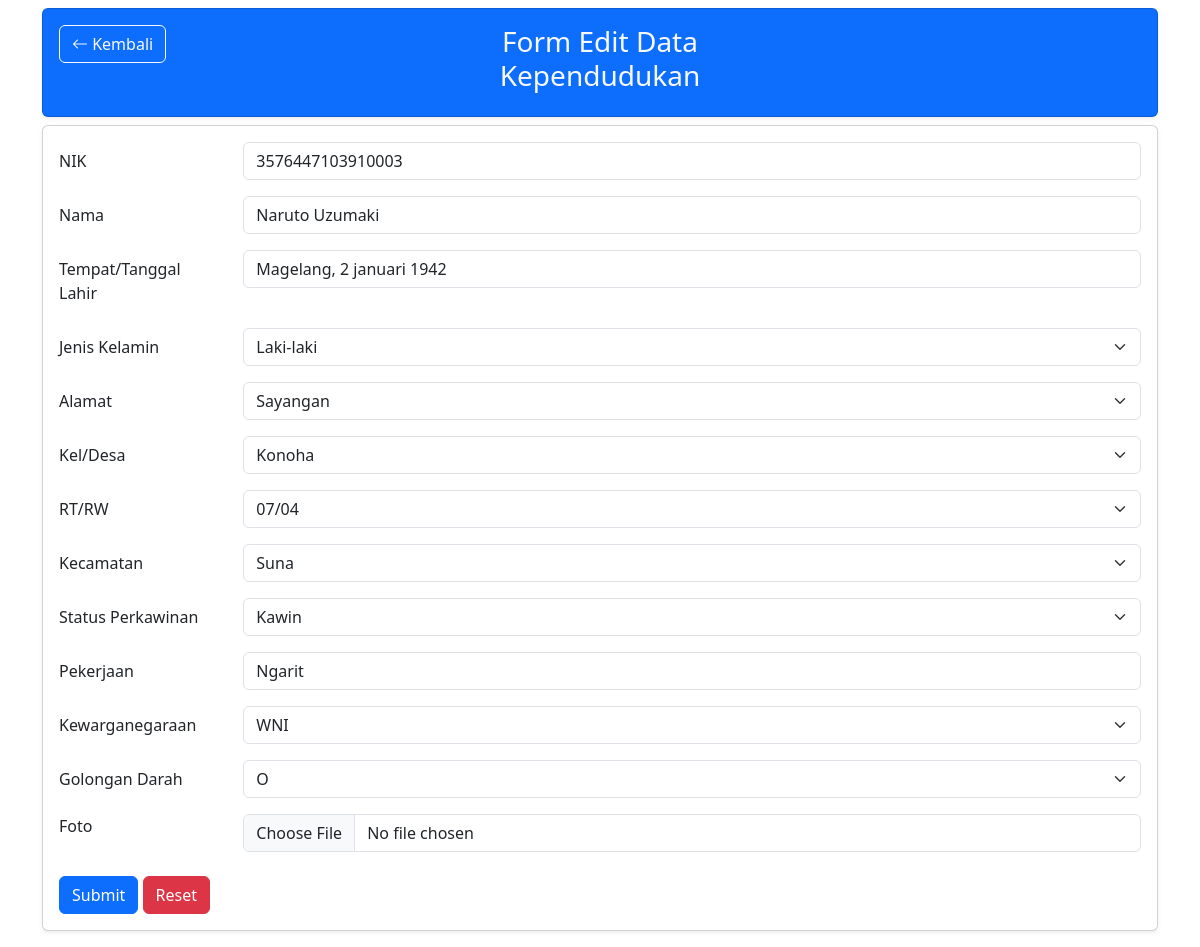
The page /halamanEditDataPenduduk.php?nik=4df890015e7ab7b7da83f7329a2c5a674f74b5dadf01ecc81598b80daaa3edbb (signed in) on the database its author committed.
### tables this page shows
CREATE TABLE `penduduk` (
  `nik` varchar(255) NOT NULL,
  `nama` varchar(255) NOT NULL,
  `ttl` varchar(255) NOT NULL,
  `jenis_kelamin` varchar(255) NOT NULL,
  `alamat` varchar(255) NOT NULL,
  `rtrw` varchar(255) NOT NULL,
  `keldesa` varchar(255) NOT NULL,
  `kecamatan` varchar(255) NOT NULL,
  `status_perkawinan` varchar(255) NOT NULL,
  `pekerjaan` varchar(255) NOT NULL,
  `kewarganegaraan` varchar(255) NOT NULL,
  `golD` varchar(255) NOT NULL,
  `gambar` varchar(500) NOT NULL,
  `hash_nik` varchar(255) NOT NULL
);

### halamanEditDataPenduduk.php (the view, shortened to what this page needs)
<?php
include('connect.php');
$nik = $_GET['nik'];
?>
<!doctype html>
<html lang="en">
  <head>
    <link href="https://cdn.jsdelivr.net/npm/bootstrap@5.3.2/dist/css/bootstrap.min.css" rel="stylesheet">
    <link rel="stylesheet" href="https://cdn.jsdelivr.net/npm/bootstrap-icons@1.11.1/font/bootstrap-icons.css">
  </head>
  <body>
<div class="container mt-2 mb-2">
<div class="card shadow-sm bg-primary">
  <div class="card-body">
  <div class="row">
    <div class="col-4">
        <a href="halamanDataPenduduk.php">
        <button type="button" class="btn btn-outline-light content-start"><i class="bi bi-arrow-left"></i> Kembali</button>
        </a>
    </div>
    <div class="col-4">
      <h3 class="text-light text-center">Form Edit Data Kependudukan</h3>
    </div>
    <div class="col-4">
      </div>
 </div>
  </div>
</div>
</div>
<?php
$keyAes = 'makanmakanmakanp';
$ivAes = '12345678abcdefgh';;
$chiperAlgo= 'AES-128-CBC';
$options = 0;
$query = "SELECT * FROM penduduk WHERE hash_nik = '$nik'";
$result = mysqli_query($conn, $query);
$datum = mysqli_fetch_assoc($result);
?>
<div class="container mt-2 mb-3">
    <div class="card shadow-sm">
      <div class="card-body">
      <form action="" method="post" enctype="multipart/form-data">
  <div class="mb-3 row">
    <label for="nik" class="col-sm-2 col-form-label">NIK</label>
    <div class="col-sm-10">
      <input type="text" class="form-control" readonly id="nik" name="nik" value="<?= openssl_decrypt( $datum["nik"],$chiperAlgo,$keyAes, $options, $ivAes)?>">
    </div>
  </div>
  <div class="mb-3 row">
    <label for="nama" class="col-sm-2 col-form-label">Nama</label>
    <div class="col-sm-10">
      <input type="text" class="form-control" id="nama" name="nama" value="<?= openssl_decrypt($datum['nama'],$chiperAlgo, $keyAes, $options,$ivAes )?>">
    </div>
  </div>
  <div class="mb-3 row">
    <label for="ttl" class="col-sm-2 col-form-label">Tempat/Tanggal Lahir</label>
    <div class="col-sm-10">
      <input type="text" class="form-control" id="ttl" name="ttl" value="<?=  openssl_decrypt( $datum["ttl"] ,$chiperAlgo,$keyAes, $options, $ivAes)?>">
    </div>
  </div>
  <div class="mb-3 row">
    <label for="jenis_kelamin" class="col-sm-2 col-form-label">Jenis Kelamin</label>
    <div class="col-sm-10">
    <select class="form-select" aria-label="Default select example" name="jenis_kelamin" value="<?=  openssl_decrypt( $datum["jenis_kelamin"]  ,$chiperAlgo,$keyAes, $options, $ivAes) ?>">
         <option value="<?= openssl_decrypt( $datum["jenis_kelamin"]  ,$chiperAlgo,$keyAes, $options, $ivAes)?>"><?= openssl_decrypt( $datum["jenis_kelamin"], $chiperAlgo ,$keyAes, $options, $ivAes)?></option>
      </select>
    </div>
  </div>
  <div class="mb-3 row">
  <label for="alamat" class="col-sm-2 col-form-label">Alamat</label>
    <div class="col-sm-10">
      <select class="form-select" aria-label="Default select example" name="alamat" value="<?= openssl_decrypt($datum["alamat"] , $chiperAlgo,$keyAes, $options, $ivAes)?>">
          <option value="<?= openssl_decrypt($datum["alamat"],$chiperAlgo ,$keyAes, $options, $ivAes)?>" selected><?= openssl_decrypt($datum["alamat"],$chiperAlgo ,$keyAes, $options, $ivAes) ?></option>
      </select>
    </div>
  </div>
  <div class="mb-3 row">
  <label for="kel/desa" class="col-sm-2 col-form-label">Kel/Desa</label>
    <div class="col-sm-10">
      <select class="form-select" aria-label="Default select example" name="kel/desa" value="<?= openssl_decrypt($datum["keldesa"],$chiperAlgo,$keyAes, $options, $ivAes) ?>">
          <option value="<?=  openssl_decrypt($datum["keldesa"], $chiperAlgo,$keyAes, $options, $ivAes)?>" selected><?=  openssl_decrypt($datum["keldesa"],$chiperAlgo,$keyAes, $options, $ivAes)?></option>
      </select>
    </div>
  </div>
  <div class="mb-3 row" rows="5">
    <label for="keterangan" class="col-sm-2 col-form-label">RT/RW</label>
    <div class="col-sm-10">
    <select class="form-select" aria-label="Default select example" name="rt/rw"  >
          <option value="<?= openssl_decrypt($datum["rtrw"],$chiperAlgo,$keyAes, $options, $ivAes)?>" selected><?= openssl_decrypt($datum["rtrw"],$chiperAlgo,$keyAes, $options, $ivAes)?></option>
      </select>
    </div>
  </div>
  <div class="mb-3 row">
    <label for="kecamatan" class="col-sm-2 col-form-label">Kecamatan</label>
    <div class="col-sm-10">
    <select class="form-select" aria-label="Default select example" name="kecamatan"  >
          <option value="<?= openssl_decrypt($datum["kecamatan"],$chiperAlgo,$keyAes, $options, $ivAes)?>" selected><?= openssl_decrypt($datum["kecamatan"],$chiperAlgo,$keyAes, $options, $ivAes)?></option>
      </select>
    </div>
  </div>
  <div class="mb-3 row">
    <label for="status_perkawinan" class="col-sm-2 col-form-label">Status Perkawinan</label>
    <div class="col-sm-10">
    <select class="form-select" aria-label="Default select example" name="status_perkawinan" >
          <option  value="<?=  openssl_decrypt($datum["status_perkawinan"],$chiperAlgo,$keyAes, $options, $ivAes)?>" selected><?= openssl_decrypt($datum["status_perkawinan"],$chiperAlgo,$keyAes, $options, $ivAes)?></option>
      </select>
    </div>
  </div>
  <div class="mb-3 row">
    <label for="pekerjaan" class="col-sm-2 col-form-label">Pekerjaan</label>
    <div class="col-sm-10">
      <input type="text" class="form-control" id="pekerjaan" name="pekerjaan"  value="<?=  openssl_decrypt($datum["pekerjaan"],$chiperAlgo,$keyAes, $options, $ivAes)?>">
    </div>
  </div>
  <div class="mb-3 row">
    <label for="kewarganegaraan" class="col-sm-2 col-form-label">Kewarganegaraan</label>
    <div class="col-sm-10">
    <select class="form-select" aria-label="Default select example" name="kewarganegaraan"  value="<?= openssl_decrypt($datum["kewarganegaraan"],$chiperAlgo ,$keyAes, $options, $ivAes)?>">
          <option value="<?= openssl_decrypt($datum["kewarganegaraan"],$chiperAlgo ,$keyAes, $options, $ivAes)  ?>" selected><?= openssl_decrypt($datum["kewarganegaraan"],$chiperAlgo ,$keyAes, $options, $ivAes)?></option>
      </select>
    </div>
  </div>
  <div class="mb-3 row">
    <label for="golD" class="col-sm-2 col-form-label">Golongan Darah</label>
    <div class="col-sm-10">
    <select class="form-select" aria-label="Default select example" name="golD"  value="<?=  openssl_decrypt($datum["golD"],$chiperAlgo ,$keyAes, $options, $ivAes) ?>"s>
          <option value="<?=  openssl_decrypt($datum["golD"],$chiperAlgo ,$keyAes, $options, $ivAes) ?>"><?= openssl_decrypt($datum["golD"],$chiperAlgo ,$keyAes, $options, $ivAes) ?></option>
      </select>
    </div>
  </div>
  <div class="mb-3 row">
  <label for="gambar" class=" col-sm-2 form-label">Foto</label>
  <div class="col-sm-10">
     <input class="form-control" type="file" id="gambar" name="gambar" value="<?= openssl_decrypt($datum["gambar"] , $chiperAlgo ,$keyAes, $options, $ivAes) ?>">
    </div>
  </div>
    <div class="mt-4">
      <button type="submit" name="submit" class="btn btn-primary">Submit</button>
      <button type="reset"  name="reset" class="btn btn-danger">Reset</button>
    </div>
  </form>
      </div>
    </div>
  </div>
  </body>
</html>

### rows shown on the page
penduduk: nik "3576447103910003", nama "Naruto Uzumaki", ttl "Magelang, 2 januari 1942", jenis_kelamin "Laki-laki", alamat "Sayangan", keldesa "Konoha", rtrw "07/04", kecamatan "Suna", status_perkawinan "Kawin", pekerjaan "Ngarit", kewarganegaraan "WNI", golD "O"
